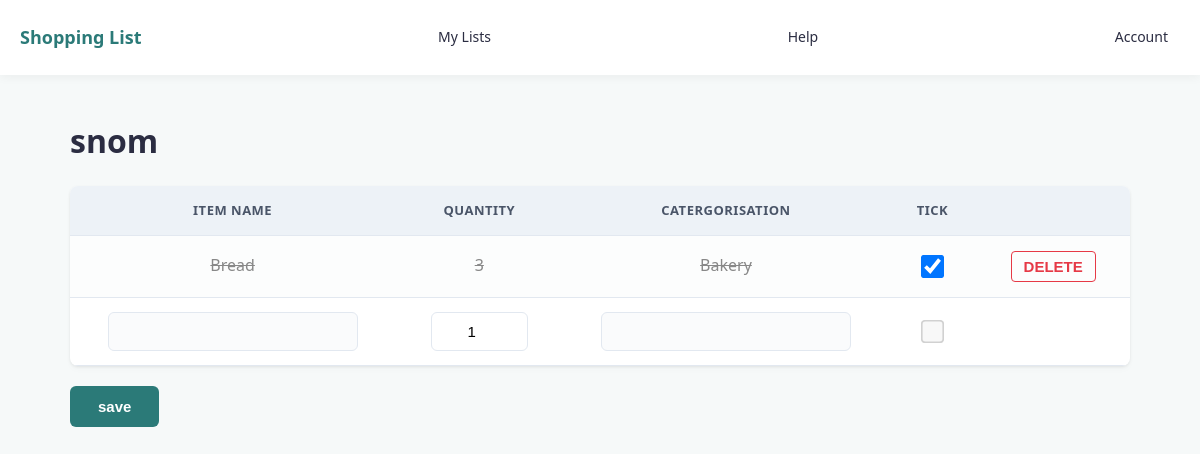
The page /list/2 (signed in) on the database as committed earlier.
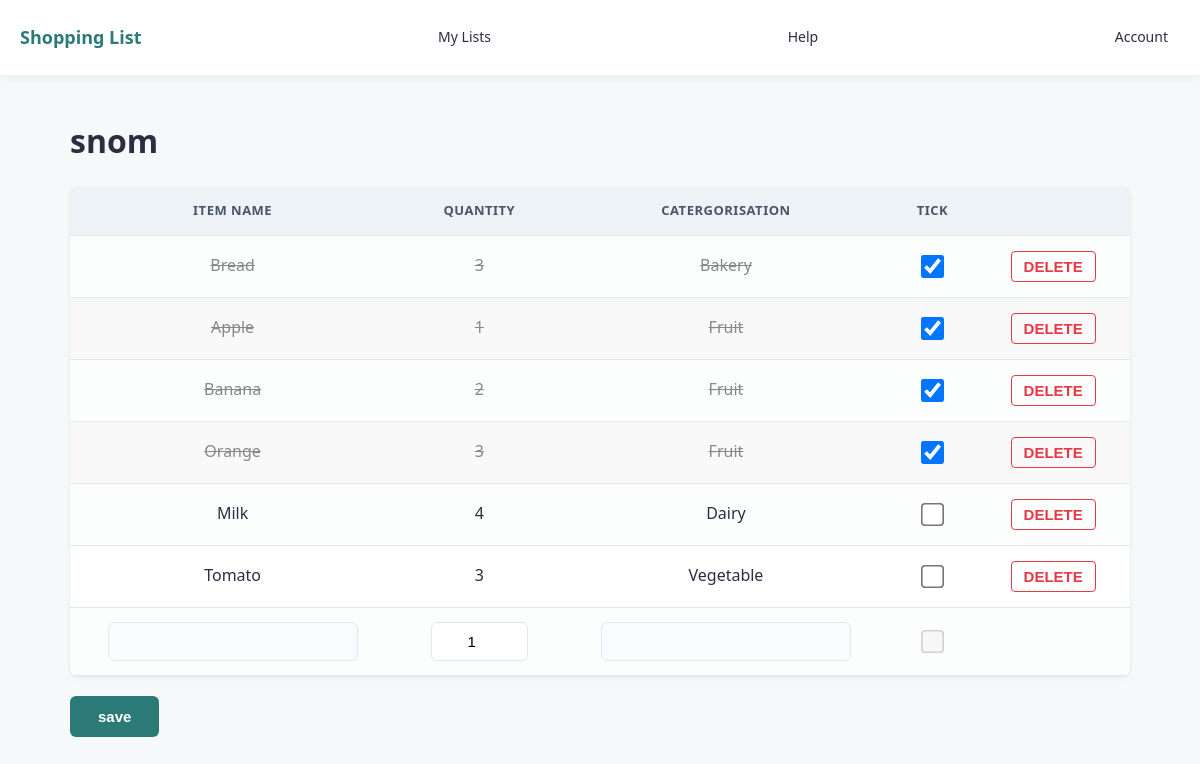
The same page on the database as committed later.
### tables this page shows
CREATE TABLE "lists" (list_id INTEGER NOT NULL PRIMARY KEY, list_name TEXT, user_id INTEGER REFERENCES user (user_id));

CREATE TABLE "list_contents" (`list_id` INTEGER REFERENCES `lists`(`list_id`), `item_id` INTEGER REFERENCES `item`(`item_id`), `quantity` INTEGER, "ticked" BOOLEAN);

CREATE TABLE "item" (item_id INTEGER NOT NULL PRIMARY KEY, item_name TEXT NOT NULL, catergorisation TEXT);

### shopping_list.py (the view, shortened to what this page needs)
@app.route("/list/<int:list_id>", methods=["GET", "POST"])
def list_route(list_id=None):
    if "user_id" not in session:
        return redirect(url_for("login"))
    db = get_db()
    current_user_id = session["user_id"]
    current_list = None
    if list_id:
        sql_list = "SELECT * FROM lists WHERE list_id = ? AND user_id = ?"
        current_list = query_db(sql_list, [list_id, current_user_id], one=True)
        if not current_list:
            return redirect(url_for("my_lists"))
        sql = """SELECT * FROM list_contents
                JOIN item ON item.item_id=list_contents.item_id
                WHERE list_contents.list_id = ?;"""
        results = query_db(sql, [list_id]) or []
    else:
        results = []
    return render_template("list.html", list=results, list_id=list_id, current_list=current_list)

### shopping_list.py (called while the page is built)
def get_db():
    db = getattr(g, '_database', None)
    if db is None:
        db = g._database = sqlite3.connect(DATABASE)
        db.row_factory = sqlite3.Row
    return db

@app.teardown_appcontext
def close_connection(exception):
    db = getattr(g, '_database', None)
    if db is not None:
        db.close()

def query_db(query, args=(), one=False):
    cur = get_db().execute(query, args)
    rv = cur.fetchall()
    cur.close()
    return (rv[0] if rv else None) if one else rv

### templates/list.html (shortened to what this page needs)
{% extends "index.html" %}
{% block body %}
<h1>{{ current_list.list_name }}</h1>
<form action="{{ url_for('list_route', list_id=list_id) }}" method="post">
<table>
    <tr>
        <th>Item Name</th>
        <th>Quantity</th>
        <th>Catergorisation</th>
        <th>tick</th>
        <th></th>
    </tr>
    {% for item in list %}
    <tr class="{% if item.ticked == 1 %}ticked-row{% endif %}">
        <td>{{ item.item_name }}</td>
        <td>{{ item.quantity }}</td>
        <td>{{ item.catergorisation }}</td>
        <td>
            <input name="ticked_items" type="checkbox" value="{{ item.item_id }}" {% if item.ticked == 1 %}checked{% endif %}>
        </td>
        <td>
            <input type="submit" value="DELETE" form="delete-form-{{ item.item_id }}">
        </td>
    </tr>
    {% endfor %}
    <tr>
        <td>
            <input name="item_name" list="food">
        </td>
        <td><input type="number" name="quantity" min="1" max="999" value="1"></td>
        <td>
            <input list="food-type" name="catergorisation">
        </td>
        <td><input type="checkbox" disabled></td>
        <td></td>
    </tr>
</table>
<input type="submit" value="save">
</form>
{% endblock  %}

### templates/index.html (shortened to what this page needs)
<!DOCTYPE html>
<html lang="en">
<head>
    <link rel="stylesheet" href="{{url_for('static', filename='style.css')}}">
</head>
<body>
    <header>
        <nav>
            <a href="{{ url_for('home')}}">Shopping List</a>
            {% if session.get('user_id') %}
                <a href="{{ url_for('my_lists')}}">My Lists</a>
                <a>Help</a>
                <a href="{{ url_for('logout')}}">Account</a>
            {% else %}
                <a href="{{ url_for('login')}}">Login</a>
                <a href="{{ url_for('signup')}}">Sign Up</a>
            {% endif %}
        </nav>
    </header>
    <main class="content-container">
        {% block body %}
        {% endblock %}
    </main>
</body>
</html>

### static/style.css (style rules this page uses)
:root { --primary-colour: #2b7a78; --primary-hover: #3a9694; --bg-colour: #f6f9f9; --card-bg: #ffffff; --text-colour: #2b2d42; --border-colour: #e2e8f0; --delete-colour: #e63946; }
body { font-family: system-ui, -apple-system, BlinkMacSystemFont, 'Segoe UI', Roboto, Oxygen, Ubuntu, Cantarell, 'Open Sans', 'Helvetica Neue', sans-serif; background-color: var(--bg-colour); color: var(--text-colour); margin: 0; padding: 0; line-height: 1.6; }
header { background-color: var(--card-bg); box-shadow: 0 2px 10px rgba(0, 0, 0, 0.05); position: sticky; top: 0; z-index: 1000; }
nav { display: flex; justify-content: space-between; align-items: center; max-width: 1200px; margin: 0 auto; padding: 15px 20px; flex-wrap: wrap; }
nav a { color: var(--text-colour); text-decoration: none; font-weight: 500; padding: 8px 12px; border-radius: 6px; font-size: clamp(14px, 1.1vw, 18px); }
nav a:first-child { font-weight: 700; font-size: clamp(18px, 1.5vw, 22px); color: var(--primary-colour); padding-left: 0; }
main, .content-container { max-width: 1100px; margin: 40px auto; padding: 0 20px; box-sizing: border-box; }
h1 { color: var(--text-colour); margin-bottom: 20px; }
table { width: 100%; border-collapse: collapse; background-color: var(--card-bg); border-radius: 8px; overflow: hidden; box-shadow: 0 4px 6px rgba(0, 0, 0, 0.02), 0 1px 3px rgba(0, 0, 0, 0.08); margin: 20px 0; }
table, th, td { border: none; }
th { background-color: #edf2f7; color: #4a5568; font-weight: 600; text-transform: uppercase; font-size: 13px; letter-spacing: 0.5px; border-bottom: 1px solid var(--border-colour); }
th, td { padding: 14px 20px; text-align: center; vertical-align: middle; border-bottom: 1px solid var(--border-colour); }
tr:nth-child(even) td { background-color: #fcfdfd; }
td { white-space: nowrap; }
.ticked-row td { text-decoration: line-through; color: #888888; background-color: #f9f9f9; }
form table input[type="checkbox"] { transform: scale(1.8); margin: 10px auto; display: block; cursor: pointer; }
input[type="text"], input[list] { width: 100%; max-width: 250px; padding: 10px 12px; font-size: 15px; border: 1px solid var(--border-colour); border-radius: 6px; box-sizing: border-box; background-color: #fafbfc; }
input[type="number"] { width: 75px; padding: 10px; font-size: 15px; text-align: center; border: 1px solid var(--border-colour); border-radius: 6px; }
input[type="submit"] { background-color: var(--primary-colour); color: #ffffff; padding: 12px 28px; font-size: 15px; font-weight: 600; border: none; border-radius: 6px; cursor: pointer; }
form input[value="DELETE"] { background-color: transparent; color: var(--delete-colour); border: 1px solid var(--delete-colour); padding: 6px 12px; border-radius: 4px; font-weight: 600; cursor: pointer; }

Rows that differ between the two databases and show on the page:
added list_contents: item_name "Apple", quantity "1", catergorisation "Fruit", ticked "☑"
added list_contents: item_name "Banana", quantity "2", catergorisation "Fruit", ticked "☑"
added list_contents: item_name "Orange", quantity "3", catergorisation "Fruit", ticked "☑"
added list_contents: item_name "Milk", quantity "4", catergorisation "Dairy"
added list_contents: item_name "Tomato", quantity "3", catergorisation "Vegetable"
